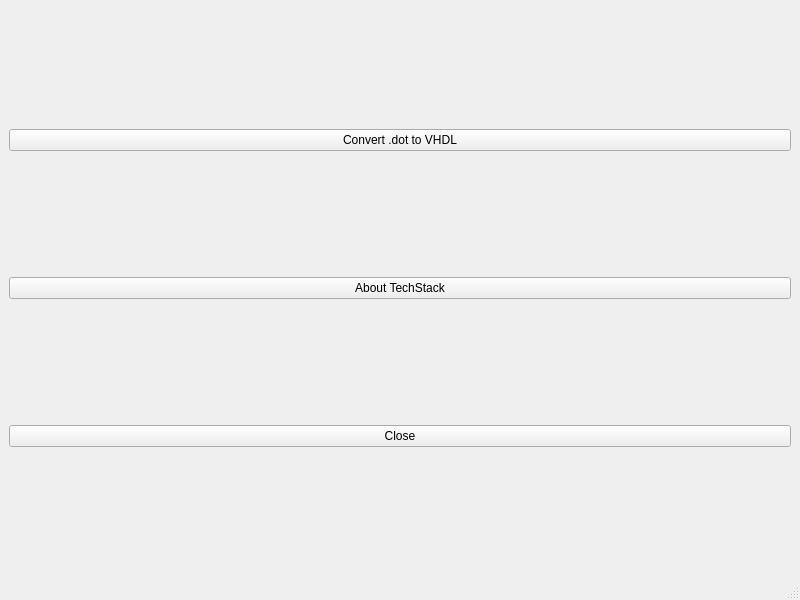
<?xml version="1.0" encoding="UTF-8"?>
<ui version="4.0">
 <class>MainWindow</class>
 <widget class="QMainWindow" name="MainWindow">
  <property name="geometry">
   <rect>
    <x>0</x>
    <y>0</y>
    <width>800</width>
    <height>600</height>
   </rect>
  </property>
  <property name="windowTitle">
   <string>MainWindow</string>
  </property>
  <widget class="QWidget" name="centralwidget">
   <layout class="QVBoxLayout" name="verticalLayout">
    <item>
     <widget class="QPushButton" name="pushButton_5">
      <property name="text">
       <string>Convert .dot to VHDL</string>
      </property>
     </widget>
    </item>
    <item>
     <widget class="QPushButton" name="pushButton_2">
      <property name="sizePolicy">
       <sizepolicy hsizetype="Minimum" vsizetype="Fixed">
        <horstretch>0</horstretch>
        <verstretch>0</verstretch>
       </sizepolicy>
      </property>
      <property name="text">
       <string>About TechStack</string>
      </property>
     </widget>
    </item>
    <item>
     <widget class="QPushButton" name="pushButton">
      <property name="sizePolicy">
       <sizepolicy hsizetype="Minimum" vsizetype="Fixed">
        <horstretch>0</horstretch>
        <verstretch>0</verstretch>
       </sizepolicy>
      </property>
      <property name="text">
       <string>Close</string>
      </property>
     </widget>
    </item>
   </layout>
  </widget>
  <widget class="QMenuBar" name="menubar">
   <property name="geometry">
    <rect>
     <x>0</x>
     <y>0</y>
     <width>800</width>
     <height>22</height>
    </rect>
   </property>
  </widget>
  <widget class="QStatusBar" name="statusbar"/>
 </widget>
 <resources/>
 <connections>
  <connection>
   <sender>pushButton</sender>
   <signal>clicked()</signal>
   <receiver>MainWindow</receiver>
   <slot>close()</slot>
   <hints>
    <hint type="sourcelabel">
     <x>376</x>
     <y>338</y>
    </hint>
    <hint type="destinationlabel">
     <x>504</x>
     <y>461</y>
    </hint>
   </hints>
  </connection>
 </connections>
</ui>
